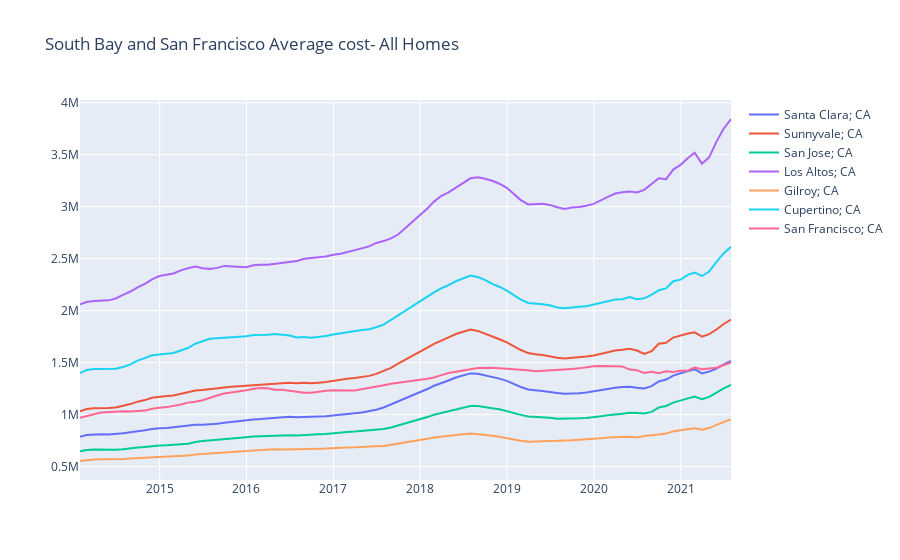

The notebook cell this image was saved under:
### Code cell
southbay_df=southbay_df.loc[:'2014']
figr=plot_df(southbay_df,'South Bay and San Francisco Average cost- All Homes')
plotly.iplot(figr)
